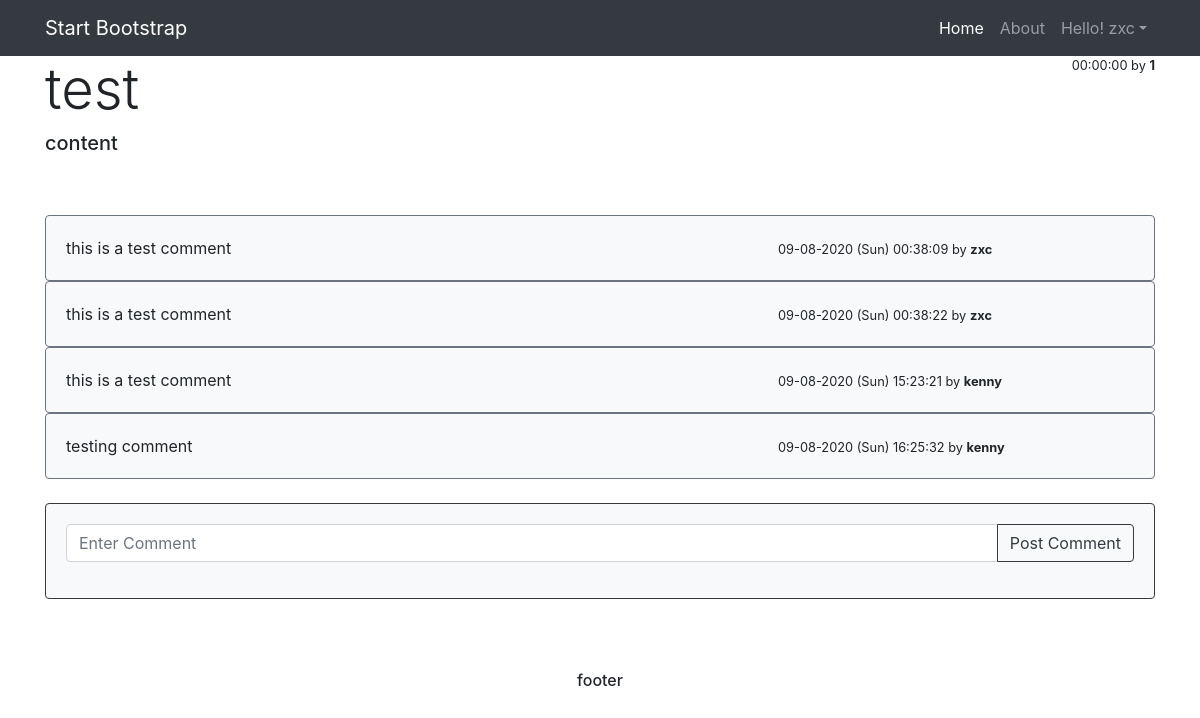
/post.php?id=1 (signed in), run on the app's committed database.
### tables this page shows
CREATE TABLE `tbl_post` (
  `post_id` int(11) NOT NULL,
  `post_title` varchar(20) NOT NULL,
  `post_content` varchar(50) NOT NULL,
  `post_image` varchar(50) DEFAULT NULL,
  `post_time` varchar(30) NOT NULL,
  `cat_id` int(20) NOT NULL,
  `user_name` varchar(30) NOT NULL,
  `post_upvote` int(20) NOT NULL DEFAULT 1,
  `post_downvote` int(20) NOT NULL DEFAULT 1
);

CREATE TABLE `comments` (
  `post_id` int(11) NOT NULL,
  `comment` varchar(1000) NOT NULL,
  `author` varchar(1000) NOT NULL,
  `time` varchar(1000) NOT NULL
);

### public_html/post.php (the view, shortened to what this page needs)
<?php
            if (isset($_SESSION['username'])&&$_SESSION['username']!=""){
              $username=$_SESSION['username'];
            }
            else
            {
            }
          ?>
<!doctype html>
<html lang="en">
  <head>
    <link href="vendor/bootstrap/css/bootstrap.min.css" rel="stylesheet">
  </head>
  <body>
  <nav class="navbar navbar-expand-lg navbar-dark bg-dark static-top">
    <div class="container">
      <a class="navbar-brand" href="index.php">Start Bootstrap</a>
      <div class="collapse navbar-collapse" id="navbarResponsive">
        <ul class="navbar-nav ml-auto">
          <li class="nav-item active">
            <a class="nav-link" href="#">Home
            </a>
          </li>
          <li class="nav-item">
            <a class="nav-link" href="#">About</a>
          </li>
          <?php
              if (isset($_SESSION['username'])&&$_SESSION['username']!="")
              {
                echo '<li class="nav-item dropdown">
                <a class="nav-link dropdown-toggle" href="#" id="navbarDropdown" role="button" data-toggle="dropdown" aria-haspopup="true" aria-expanded="false">Hello! '.$username.'</a>
                <div class="dropdown-menu" aria-labelledby="navbarDropdown">
                  <a class="dropdown-item" href="#">Profile</a>
                  <a class="dropdown-item" href="#">Settings</a>
                  <a class="dropdown-item" href="#">Log Out</a>
                </div>
              </li>';
              }
            ?>
        </ul>
      </div>
    </div>
  </nav>
    <div class="container">
     <?php
        include "db.php";
        $q = $_GET['id'];
        $insert_query = "select * from tbl_post where post_id=$q";
        $res=mysqli_query($con, $insert_query);
           $arr=mysqli_fetch_array($res);
        $qq=$arr['post_title'];
        $dd=$arr['post_content'];
        $aa=$arr['user_name'];
        $tt=$arr['post_time'];
            echo "<div class=\"list-group\">
                <div class=\"d-flex w-100 justify-content-between\">
                    <h5 class=\"display-4\">$qq</h5>
                        <small>$tt by <b>$aa</b></small>
                </div>
                <h5><p class=\"mb-1\">$dd</p></h5>
            </div><br><br>";
            ?>
            <?php
            if (isset($_SESSION['username'])&&$_SESSION['username']!=""){
        $insert_query1 = "select * from comments where post_id=$q";
        $res1=mysqli_query($con, $insert_query1);
        if(mysqli_num_rows($res1)>0){
           while($row1=mysqli_fetch_assoc($res1)){
            echo "<div class=\"card bg-light border-secondary\">
            <div class=\"card-body\">
            <div class=\"row no-gutters\">
            <div class=\"col-12 col-sm-6 col-md-8\">$row1[comment]</div>
            <div class=\"col-6 col-md-4\"><small>$row1[time] by <b>$row1[author]</b></small></div>
            </div>
            </div>
            </div>";
           }
           }
            }
            else
            {
              echo "<div class=\"container\"><center>No Comments posted</center></div>";
            }
            ?>
            <br>
            <div class="card bg-light border-dark"><div class="card-body">
            <form action="#" method="post">
            <div class="input-group mb-3">
            <input type="text" name="comment" class="form-control" placeholder="Enter Comment" aria-label="Recipient's username" aria-describedby="basic-addon2">
            <div class="input-group-append">
            <button class="btn btn-outline-dark" type="submit" name="submit">Post Comment</button>
            </div>
            </div>
            </form>
            </div></div>
    </div>
      <br><br><br>
     <footer>
 <center>
  <h6 class="footer">footer<h6>
  </center>
      </footer>
    </body>
    </html>

### data on the page
tbl_post: post_title "test", post_time "00:00:00", user_name "1", post_content "content"
comments: comment "this is a test comment", time "09-08-2020 (Sun) 00:38:09", author "zxc"
comments: comment "this is a test comment", time "09-08-2020 (Sun) 00:38:22", author "zxc"
comments: comment "this is a test comment", time "09-08-2020 (Sun) 15:23:21", author "kenny"
comments: comment "testing comment", time "09-08-2020 (Sun) 16:25:32", author "kenny"

### other printed values
$username "zxc"
